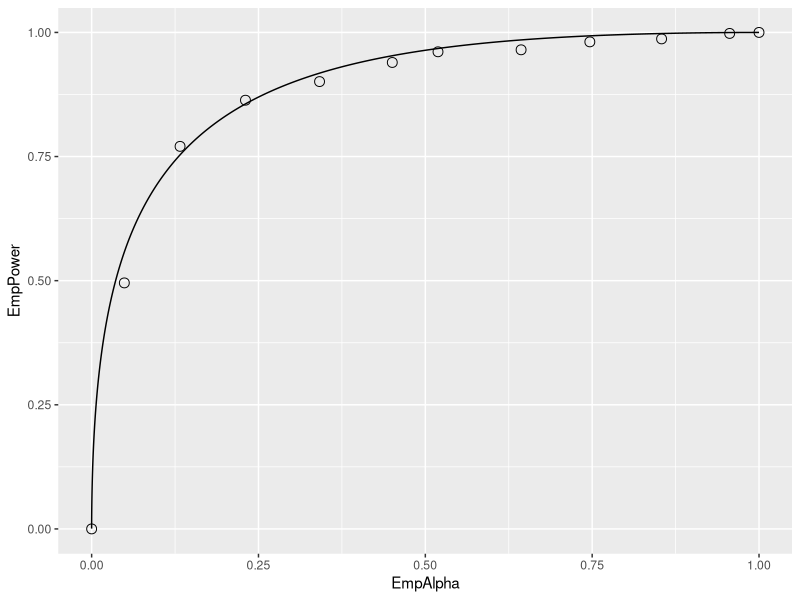

This figure's R source:
## ---- chunk 1
knitr::opts_chunk$set(
  collapse = TRUE,
  comment = "#>"
)
library(kableExtra)
library(ggplot2)
library(grid)
## ---- chunk 2
Wilcoxon <- function (zk1, zk2)
{
  K1 = length(zk1)
  K2 = length(zk2)
  W <- 0
  for (k1 in 1:K1) {
    W <- W + sum(zk1[k1] < zk2)
    W <- W + 0.5 * sum(zk1[k1] == zk2)
  }
  W <- W/K1/K2
  return (W)
}
## ---- chunk 3
seed <- 1;set.seed(seed)
mu <- 1.5;sigma <- 1.3;K1 <- 50;K2 <- 52

# cheat to find the population mean and std. dev.
AUC_c <- array(dim = 10000)
for (c in 1:length(AUC_c)) {
  zk1 <- rnorm(K1);zk2 <- rnorm(K2, mean = mu, sd = sigma)  
  AUC_c[c] <- Wilcoxon(zk1, zk2)
}
meanAUC   <-  mean(AUC_c);sigmaAUC  <-  sd(AUC_c)
cat("pop mean AUC_c = ", meanAUC, 
    ", pop sigma AUC_c = ", sigmaAUC, "\n")
## ---- chunk 4
# one more trial, this is the one we want 
# to compare to meanAUC
zk1 <- rnorm(K1);zk2 <- rnorm(K2, mean = mu, sd = sigma) 
AUC <- Wilcoxon(zk1, zk2)
cat("New AUC = ", AUC, "\n")

z <- (AUC - meanAUC)/sigmaAUC
cat("z-statistic = ", z, "\n")
## ---- chunk 5
seed <- 1;set.seed(seed)
mu <- 1.5;sigma <- 1.3;K1 <- 50;K2 <- 52

nTrials <- 2000
alpha <- 0.05 # size of test
reject = array(0, dim = nTrials)
for (trial in 1:length(reject)) {  
  zk1 <- rnorm(K1);zk2 <- rnorm(K2, mean = mu, sd = sigma)  
  AUC <- Wilcoxon(zk1, zk2)  
  z <- (AUC - meanAUC)/sigmaAUC
  p <- 2*pnorm(-abs(z)) # p value for individual trial
  if (p < alpha) reject[trial] = 1 
}

CI <- c(0,0); width <- -qnorm(alpha/2)
ObsvdTypeIErrRate <- sum(reject)/length(reject)
CI[1] <- ObsvdTypeIErrRate - 
  width*sqrt(ObsvdTypeIErrRate*(1-ObsvdTypeIErrRate)/nTrials)
CI[2] <- ObsvdTypeIErrRate + 
  width*sqrt(ObsvdTypeIErrRate*(1-ObsvdTypeIErrRate)/nTrials)
cat("alpha = ", alpha, "\n")
cat("ObsvdTypeIErrRate = ", ObsvdTypeIErrRate, "\n")
cat("95% confidence interval = ", CI, "\n")
exact <- binom.test(sum(reject),n = 2000,p = alpha)
cat("exact 95% CI = ", as.numeric(exact$conf.int), "\n")
## ---- chunk 6
alpha  <- 0.05
# Example 1
# p value for two-sided AH
p2tailed <- pnorm(-abs(z)) + (1-pnorm(abs(z))) 
cat("pvalue 2-tailed, AH: z ne 0 = ", p2tailed, "\n")

# Example 2
# p value for one-sided AH gt 0
p1tailedGT <- 1-pnorm(z) 
cat("pvalue 1-tailed, AH: z gt 0 = ", p1tailedGT, "\n")

# Example 2
# p value for one-sided AH lt 0 
p1tailedLT <- pnorm(z)
cat("pvalue 1-tailed, AH: z lt 0 = ", p1tailedGT, "\n")

df <- data.frame(p2tailed = p2tailed,
                 p1tailedGT = p1tailedGT,
                 p1tailedGT = p1tailedGT)
print(df)
## ---- chunk 7
# p1tailedGT
1-pnorm(1) # do not reject
1-pnorm(2) # reject
1-pnorm(-2) # do not reject

# p1tailedGT
pnorm(-1) # do not reject
pnorm(-2) # reject
pnorm(2) # do not reject
## ---- chunk 8
seed <- 1;set.seed(seed)
muNH <- 1.5;muAH <- 2.1;sigma <- 1.3;K1 <- 50;K2 <- 52# Line 6

# cheat to find the population mean and std. dev.
AUC <- array(dim = 10000) # line 8
for (i in 1:length(AUC)) {
  zk1 <- rnorm(K1);zk2 <- rnorm(K2, mean = muNH, sd = sigma)  
  AUC[i] <- Wilcoxon(zk1, zk2)
}
sigmaAUC <- sqrt(var(AUC));meanAUC <- mean(AUC) # Line 14

T <- 2000  # Line 16
mu <- c(muNH,muAH) # Line 17
alphaArr <- seq(0.05, 0.95, length.out = 10)
EmpAlpha <- array(dim = length(alphaArr))
EmpPower <- array(dim = length(alphaArr))
for (a in 1:length(alphaArr)) { # Line 20
  alpha <- alphaArr[a] 
  reject <- array(0, dim = c(2, T))
  for (h in 1:2) {  
    for (t in 1:length(reject[h,])) {  
      zk1 <- rnorm(K1);zk2 <- rnorm(K2, mean = mu[h], sd = sigma)  
      AUC <- Wilcoxon(zk1, zk2)  
      obsvdZ <- (AUC - meanAUC)/sigmaAUC
      p <- 2*pnorm(-abs(obsvdZ)) # p value for individual t
      if (p < alpha) reject[h,t] = 1 
    }
  }
  EmpAlpha[a] <- sum(reject[1,])/length(reject[1,])
  EmpPower[a] <- sum(reject[2,])/length(reject[2,])
}
EmpAlpha <- c(0,EmpAlpha,1); EmpPower <- c(0,EmpPower,1) # Line 19

pointData <- data.frame(EmpAlpha = EmpAlpha, EmpPower = EmpPower)
zetas <- seq(-5, 5, by = 0.01)
muRoc <- 1.8
curveData <- data.frame(EmpAlpha = pnorm(-zetas),
  EmpPower = pnorm(muRoc - zetas))
alphaPowerPlot <- ggplot(mapping = aes(x = EmpAlpha, y = EmpPower)) + 
  geom_point(data = pointData, shape = 1, size = 3) + 
  geom_line(data = curveData)
print(alphaPowerPlot)
## ---- chunk 9
EffectSize <- function (muNH, sigmaNH, muAH, sigmaAH)
{
  ES <- pnorm(muAH/sqrt(1+sigmaAH^2)) - pnorm(muNH/sqrt(1+sigmaNH^2))
  return (ES)
}

seed <- 1;set.seed(seed)
muAH <- 2.1 # NH value, defined previously, was mu = 1.5

T <- 2000
alpha <- 0.05 # size of test
reject = array(0, dim = T)
for (t in 1:length(reject)) {  
  zk1 <- rnorm(K1);zk2 <- rnorm(K2, mean = muAH, sd = sigma)  
  AUC <- Wilcoxon(zk1, zk2)  
  obsvdZ <- (AUC - meanAUC)/sigmaAUC
  p <- 2*pnorm(-abs(obsvdZ)) # p value for individual t
  if (p < alpha) reject[t] = 1 
}

ObsvdTypeIErrRate <- sum(reject)/length(reject)
CI <- c(0,0);width <- -qnorm(alpha/2)
CI[1] <- ObsvdTypeIErrRate - 
  width*sqrt(ObsvdTypeIErrRate*(1-ObsvdTypeIErrRate)/T)
CI[2] <- ObsvdTypeIErrRate + 
  width*sqrt(ObsvdTypeIErrRate*(1-ObsvdTypeIErrRate)/T)
cat("obsvdPower = ", ObsvdTypeIErrRate, "\n")
cat("95% confidence interval = ", CI, "\n")
cat("Effect Size = ", EffectSize(mu, sigma, muAH, sigma), "\n")
## ---- chunk 10
seed <- 1;set.seed(seed)
K1 <- K1*2;K2 <- K2*2

# cheat to find the population mean and std. dev.
AUC <- array(dim = 10000)
for (i in 1:length(AUC)) {
  zk1 <- rnorm(K1);zk2 <- rnorm(K2, mean = mu, sd = sigma)  
  AUC[i] <- Wilcoxon(zk1, zk2)
}
meanAUC   <-  mean(AUC);sigmaAUC  <-  sd(AUC)

T <- 2000
alpha <- 0.05 # size of test
reject = array(0, dim = T)
for (t in 1:length(reject)) {  
  zk1 <- rnorm(K1);zk2 <- rnorm(K2, mean = muAH, sd = sigma)  
  AUC <- Wilcoxon(zk1, zk2)  
  obsvdZ <- (AUC - meanAUC)/sigmaAUC
  p <- 2*pnorm(-abs(obsvdZ)) # p value for individual t
  if (p < alpha) reject[t] = 1 
}

ObsvdTypeIErrRate <- sum(reject)/length(reject)
CI <- c(0,0);width <- -qnorm(alpha/2)
CI[1] <- ObsvdTypeIErrRate - width*sqrt(ObsvdTypeIErrRate*(1-ObsvdTypeIErrRate)/T)
CI[2] <- ObsvdTypeIErrRate + width*sqrt(ObsvdTypeIErrRate*(1-ObsvdTypeIErrRate)/T)
cat("pop NH mean AUC = ", meanAUC, ", pop NH sigma AUC = ", sigmaAUC, "\n")
cat("num. non-diseased images = ", K1, "num. diseased images = ", K2, "\n")
cat("obsvdPower = ", ObsvdTypeIErrRate, "\n")
cat("95% confidence interval = ", CI, "\n")
cat("Effect Size = ", EffectSize(mu, sigma, muAH, sigma), "\n")
## ---- chunk 11
seed <- 1;set.seed(seed)
K1 <- 50;K2 <- 52

# cheat to find the population mean and std. dev.
AUC <- array(dim = 10000)
for (i in 1:length(AUC)) {
  zk1 <- rnorm(K1);zk2 <- rnorm(K2, mean = mu, sd = sigma)  
  AUC[i] <- Wilcoxon(zk1, zk2)
}
meanAUC   <-  mean(AUC);sigmaAUC  <-  sd(AUC)

T <- 2000
alphaArray = c(0.05, 0.01)
for (i in 1:length(alphaArray)) {
  alpha <- alphaArray[i] 
  reject = array(0, dim = T)
  for (t in 1:length(reject)) {  
    zk1 <- rnorm(K1);zk2 <- rnorm(K2, mean = muAH, sd = sigma)  
    AUC <- Wilcoxon(zk1, zk2)  
    obsvdZ <- (AUC - meanAUC)/sigmaAUC
    p <- 2*pnorm(-abs(obsvdZ)) # p value for individual t
    if (p < alpha) reject[t] = 1 
  }
  
  ObsvdTypeIErrRate <- sum(reject)/length(reject)
  cat("alpha = ", alpha, "obsvdPower = ", ObsvdTypeIErrRate, "\n")
}
